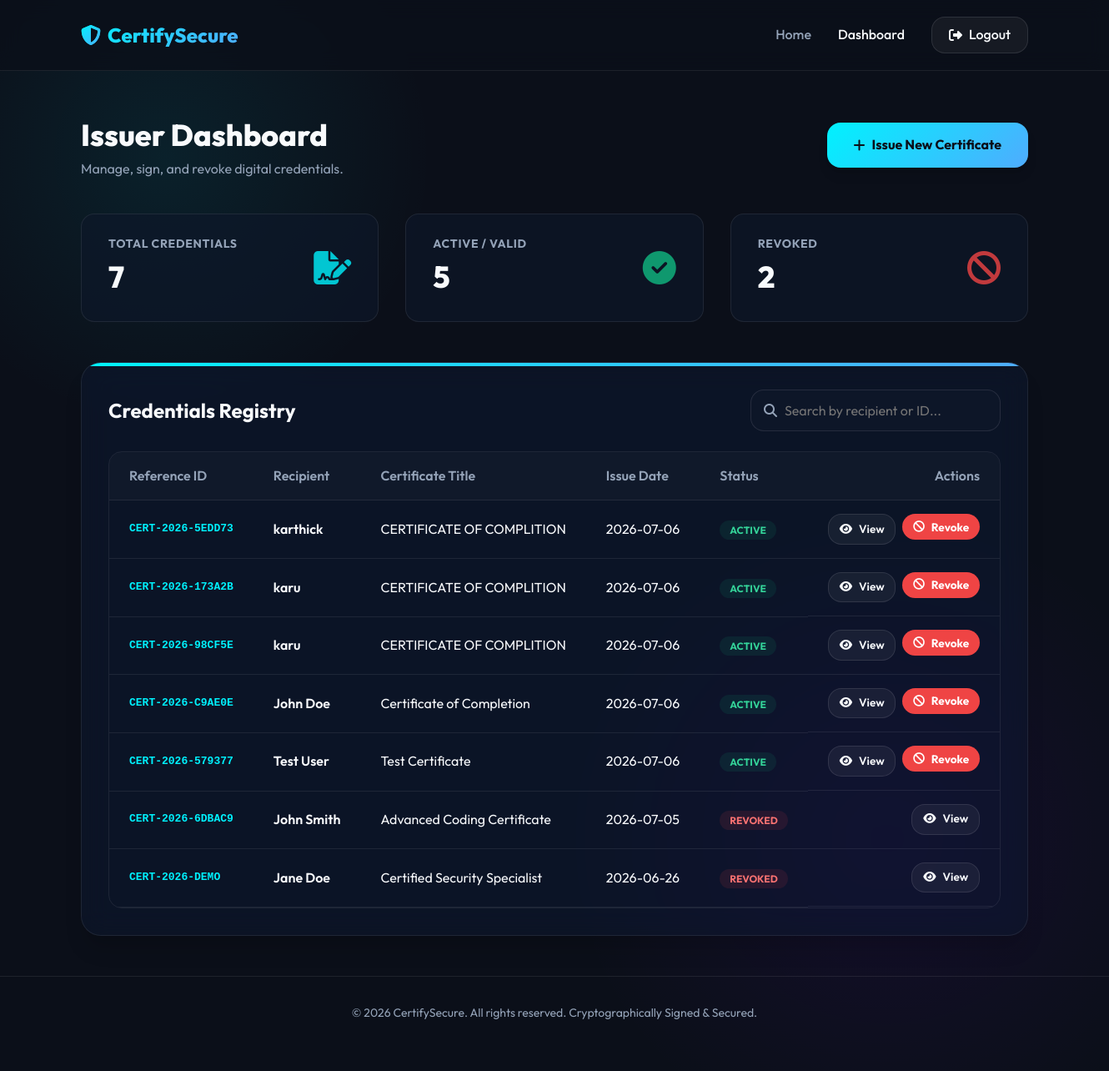
Screenshot of /admin/dashboard (signed in) with the database file from the repository.
### backend/app.py (models this page shows, shortened)
class Certificate(db.Model):
    __tablename__ = 'certificates'
    id = db.Column(db.String(50), primary_key=True)
    recipient_name = db.Column(db.String(150), nullable=False)
    certificate_title = db.Column(db.String(200), nullable=False)
    course_name = db.Column(db.String(200), nullable=False)
    grade = db.Column(db.String(50), nullable=True)
    issue_date = db.Column(db.Date, nullable=False, default=datetime.date.today)
    expiry_date = db.Column(db.Date, nullable=True)
    signature = db.Column(db.Text, nullable=False) # Cryptographic signature in Hex format
    status = db.Column(db.String(20), nullable=False, default='Active') # 'Active' or 'Revoked'
    created_at = db.Column(db.DateTime, default=lambda: datetime.datetime.now(datetime.timezone.utc).replace(tzinfo=None))

### backend/app.py (the view)
@app.route('/admin/dashboard')
@login_required
def dashboard():
    certs = Certificate.query.order_by(Certificate.created_at.desc()).all()
    total_issued = len(certs)
    active_count = sum(1 for c in certs if c.status == 'Active')
    revoked_count = total_issued - active_count
    return render_template('dashboard.html',
                           certificates=certs,
                           total_issued=total_issued,
                           active_count=active_count,
                           revoked_count=revoked_count)

### backend/app.py (called while the page is built)
def login_required(f):
    from functools import wraps
    @wraps(f)
    def decorated_function(*args, **kwargs):
        if 'admin_logged_in' not in session:
            flash('Please log in to access this page.', 'warning')
            return redirect(url_for('login'))
        return f(*args, **kwargs)
    return decorated_function

### frontend/templates/dashboard.html (shortened to what this page needs)
{% extends "base.html" %}
{% block content %}
<div style="display: flex; justify-content: space-between; align-items: center; margin-bottom: 2.5rem;">
    <div>
        <h1 style="font-size: 2.25rem; font-weight: 800;">Issuer Dashboard</h1>
        <p style="color: var(--text-secondary);">Manage, sign, and revoke digital credentials.</p>
    </div>
    <a href="{{ url_for('issue_certificate') }}" class="btn-primary" id="btn-issue-new">
        <i class="fas fa-plus"></i> Issue New Certificate
    </a>
</div>
<div class="dashboard-stats">
    <div class="stat-card">
        <div class="stat-info">
            <h3>Total Credentials</h3>
            <p>{{ total_issued }}</p>
        </div>
        <div class="stat-icon total">
            <i class="fas fa-file-signature"></i>
        </div>
    </div>
    <div class="stat-card">
        <div class="stat-info">
            <h3>Active / Valid</h3>
            <p>{{ active_count }}</p>
        </div>
        <div class="stat-icon active">
            <i class="fas fa-circle-check"></i>
        </div>
    </div>
    <div class="stat-card">
        <div class="stat-info">
            <h3>Revoked</h3>
            <p>{{ revoked_count }}</p>
        </div>
        <div class="stat-icon revoked">
            <i class="fas fa-ban"></i>
        </div>
    </div>
</div>
<div class="glass-card" style="padding: 2rem;">
    <div class="table-header-actions">
        <h2 style="font-size: 1.5rem; font-weight: 700;">Credentials Registry</h2>
        <div class="table-search">
            <i class="fas fa-magnifying-glass"></i>
            <input type="text" id="search-cert" class="form-control" placeholder="Search by recipient or ID...">
        </div>
    </div>
    <div class="responsive-table">
        <table>
            <thead>
                <tr>
                    <th>Reference ID</th>
                    <th>Recipient</th>
                    <th>Certificate Title</th>
                    <th>Issue Date</th>
                    <th>Status</th>
                    <th style="text-align: right;">Actions</th>
                </tr>
            </thead>
            <tbody>
                {% for cert in certificates %}
                <tr>
                    <td class="cert-id-col" style="font-family: monospace; font-weight: bold; color: var(--primary);">{{ cert.id }}</td>
                    <td class="recipient-col" style="font-weight: 600;">{{ cert.recipient_name }}</td>
                    <td class="title-col">{{ cert.certificate_title }}</td>
                    <td>{{ cert.issue_date.strftime('%Y-%m-%d') }}</td>
                    <td>
                        {% if cert.status == 'Active' %}
                            <span class="badge badge-active">Active</span>
                        {% else %}
                            <span class="badge badge-revoked">Revoked</span>
                        {% endif %}
                    </td>
                    <td style="text-align: right; display: flex; gap: 0.5rem; justify-content: flex-end;">
                        <a href="{{ url_for('view_certificate', cert_id=cert.id) }}" class="btn-secondary" style="padding: 0.4rem 0.8rem; font-size: 0.85rem;" target="_blank">
                            <i class="fas fa-eye"></i> View
                        </a>
                        {% if cert.status == 'Active' %}
                        <form action="{{ url_for('revoke_certificate', cert_id=cert.id) }}" method="POST" onsubmit="return confirm('Are you sure you want to revoke this certificate? This action is irreversible.');">
                            <button type="submit" class="btn-primary" style="padding: 0.4rem 0.8rem; font-size: 0.85rem; background: var(--error); color: #fff; box-shadow: none;">
                                <i class="fas fa-ban"></i> Revoke
                            </button>
                        </form>
                        {% endif %}
                    </td>
                </tr>
                {% endfor %}
            </tbody>
        </table>
    </div>
</div>
{% endblock %}

### frontend/templates/base.html (shortened to what this page needs)
<!DOCTYPE html>
<html lang="en">
<head>
    <link rel="stylesheet" href="https://cdnjs.cloudflare.com/ajax/libs/font-awesome/6.4.0/css/all.min.css">
    <link rel="stylesheet" href="{{ url_for('static', filename='css/style.css') }}">
</head>
<body>
    <header>
        <div class="nav-container">
            <a href="{{ url_for('index') }}" class="logo" id="nav-logo">
                <i class="fas fa-shield-halved"></i> CertifySecure
            </a>
            <ul class="nav-links">
                <li><a href="{{ url_for('index') }}" class="{% if request.path == '/' %}active{% endif %}">Home</a></li>
                {% if session.get('admin_logged_in') %}
                    <li><a href="{{ url_for('dashboard') }}" class="{% if '/admin/' in request.path %}active{% endif %}">Dashboard</a></li>
                    <li><a href="{{ url_for('logout') }}" class="btn-admin"><i class="fas fa-sign-out-alt"></i> Logout</a></li>
                {% else %}
                    <li><a href="{{ url_for('login') }}" class="btn-admin" id="btn-login"><i class="fas fa-lock"></i> Issuer Login</a></li>
                {% endif %}
            </ul>
        </div>
    </header>
    <main>
        {% block content %}{% endblock %}
    </main>
    <footer>
        <div style="text-align: center; padding: 2rem 0; color: var(--text-secondary); border-top: 1px solid var(--border-color); font-size: 0.875rem;">
            &copy; 2026 CertifySecure. All rights reserved. Cryptographically Signed & Secured.
        </div>
    </footer>
</body>
</html>

### rows the page displays
Certificate: id "CERT-2026-5EDD73", recipient_name "karthick", certificate_title "CERTIFICATE OF COMPLITION", issue_date "2026-07-06", status "ACTIVE"
Certificate: id "CERT-2026-173A2B", recipient_name "karu", certificate_title "CERTIFICATE OF COMPLITION", issue_date "2026-07-06", status "ACTIVE"
Certificate: id "CERT-2026-98CF5E", recipient_name "karu", certificate_title "CERTIFICATE OF COMPLITION", issue_date "2026-07-06", status "ACTIVE"
Certificate: id "CERT-2026-C9AE0E", recipient_name "John Doe", certificate_title "Certificate of Completion", issue_date "2026-07-06", status "ACTIVE"
Certificate: id "CERT-2026-579377", recipient_name "Test User", certificate_title "Test Certificate", issue_date "2026-07-06", status "ACTIVE"
Certificate: id "CERT-2026-6DBAC9", recipient_name "John Smith", certificate_title "Advanced Coding Certificate", issue_date "2026-07-05", status "REVOKED"
Certificate: id "CERT-2026-DEMO", recipient_name "Jane Doe", certificate_title "Certified Security Specialist", issue_date "2026-06-26", status "REVOKED"

### other values shown
{{ total_issued }} "7"
{{ active_count }} "5"
{{ revoked_count }} "2"
